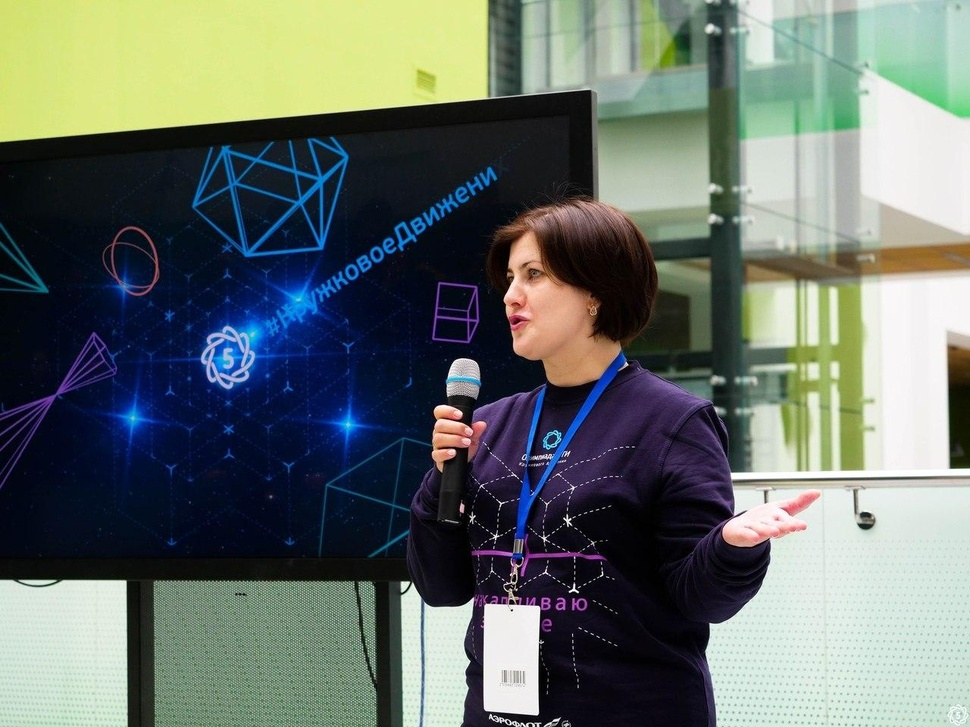
#> input picture data/img1.jpg, 970 x 727 px, shrunk from 1280 x 960 before the run; its folder holds only this picture in this run
$ jupyter execute --allow-errors cascade_verifier.ipynb
#> lines starting #> are read from the running program, lines starting #| are printed output that depends on the picture; after the words box and inside, x2 and y2 are one past the last pixel; in counts of white or black regions, pixels touching at a corner belong together
[cell 1]
import cv2
import numpy as np
from matplotlib import pyplot as plt
import os
from PIL import Image

[cell 2]
cascade = cv2.CascadeClassifier('dataset_v1/cascade/cascade.xml')
for filename in os.listdir('../data/'):
    if filename[len(filename) - 1] == 'g':
        img = cv2.imread('../data/' + filename)
#> img is the input picture: shape (727, 970, 3); mean B, G, R 105.9, 111, 101.7
        gray = cv2.cvtColor(img, cv2.COLOR_RGB2GRAY)
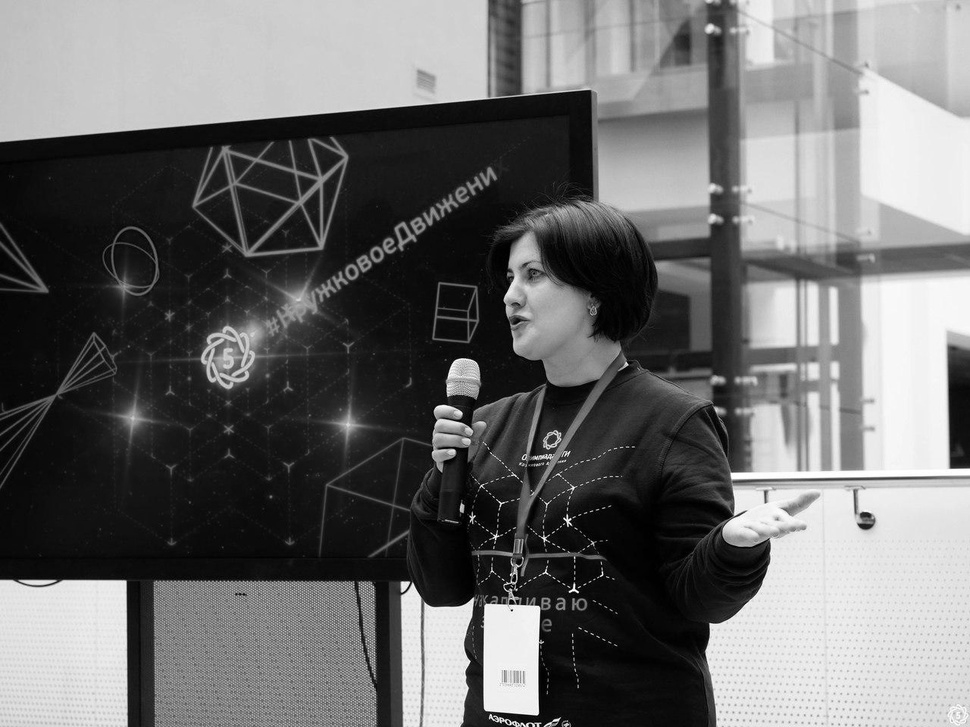
#> gray: shape (727, 970); min 0, max 255, mean 108.4
        circles = cascade.detectMultiScale(gray)
#> circles = [[196, 325, 62, 62]]
        for(x , y, w, h) in circles:
            cv2.rectangle(img, (x, y), (x + w, y + h), (0, 0, 255), 2)
#> this loop made 1 pass
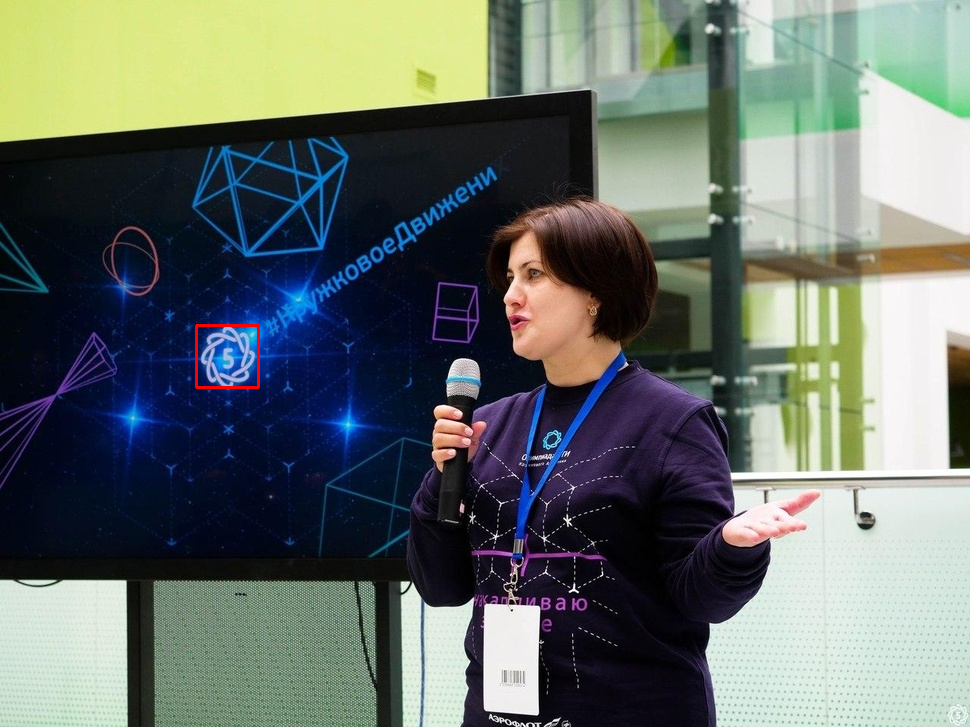
#> img: shape (727, 970, 3); 0.1% of pixels changed, all inside (x1, y1, x2, y2) = (195, 324, 260, 389)
        cv2.imwrite('results/' + filename, img)
        print(circles.size)
#| 4

$ run again, on data/img6.jpg
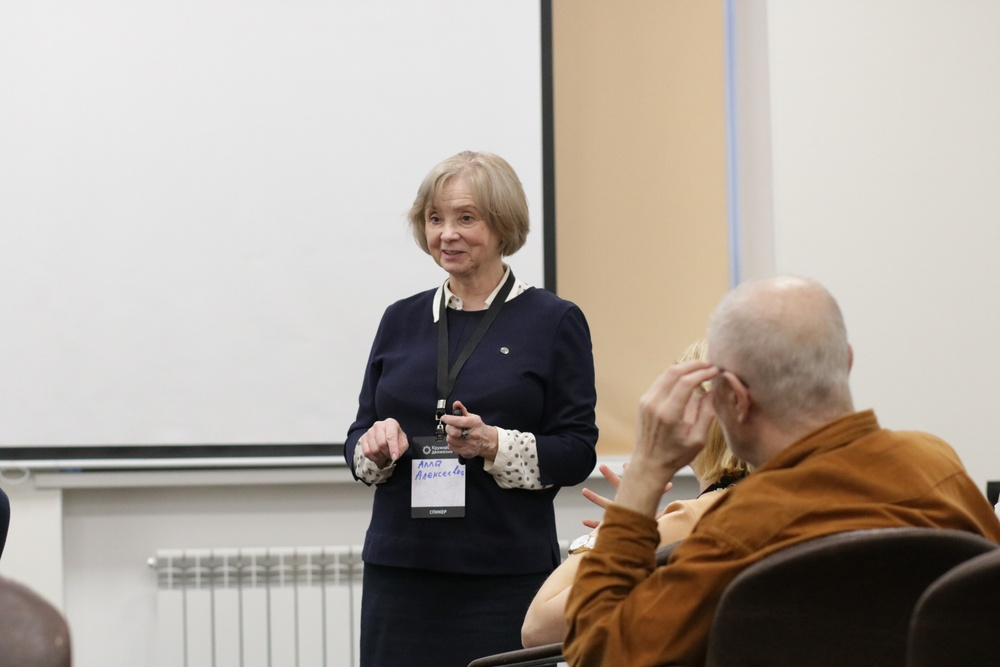
#> input picture data/img6.jpg, 1000 x 667 px, shrunk from 2560 x 1707 before the run
#> img is the input picture: shape (667, 1000, 3); mean B, G, R 153.7, 162.5, 171.9
#> `gray = cv2.cvtColor(img, cv2.COLOR_RGB2GRAY)`:
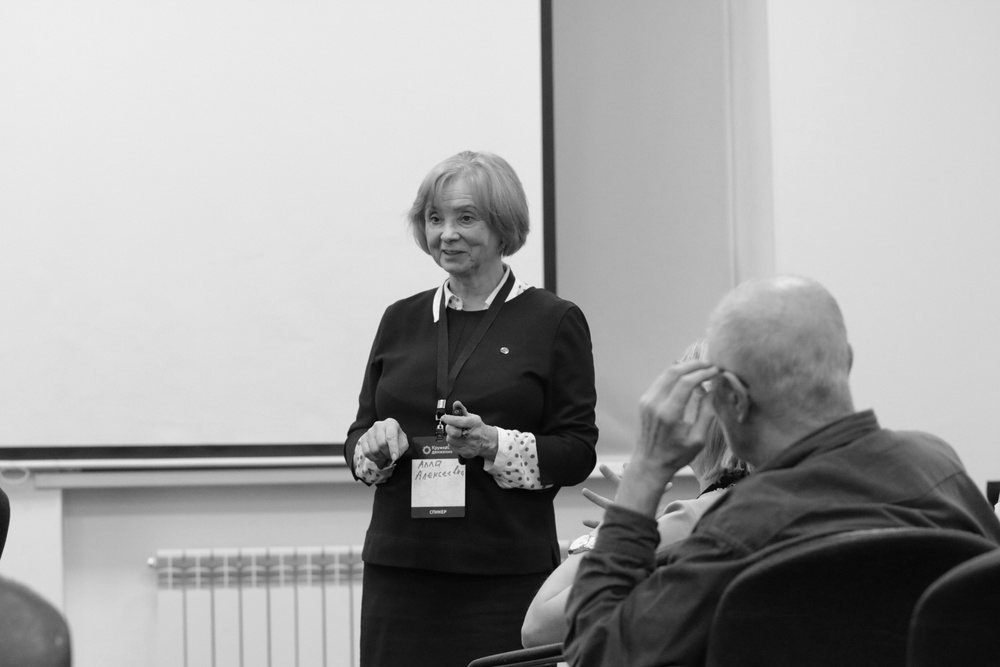
#> gray: shape (667, 1000); min 0, max 253, mean 161
#> circles = ()

$ run again, on data/img2.jpg
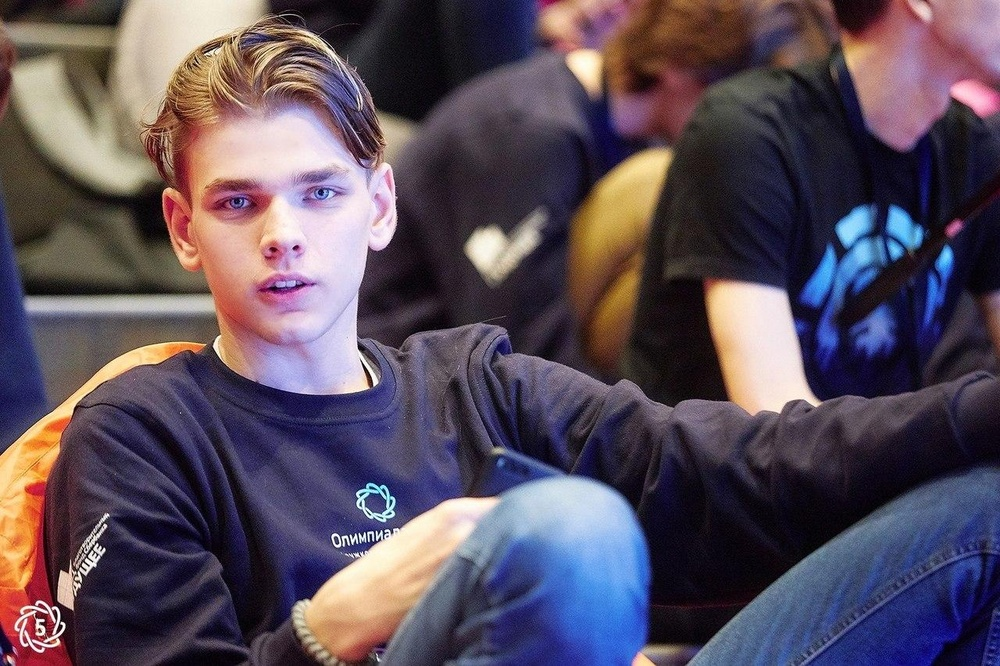
#> input picture data/img2.jpg, 1000 x 666 px, shrunk from 1280 x 853 before the run
#> img is the input picture: shape (666, 1000, 3); mean B, G, R 91.4, 77.9, 90.3
#> `gray = cv2.cvtColor(img, cv2.COLOR_RGB2GRAY)`:
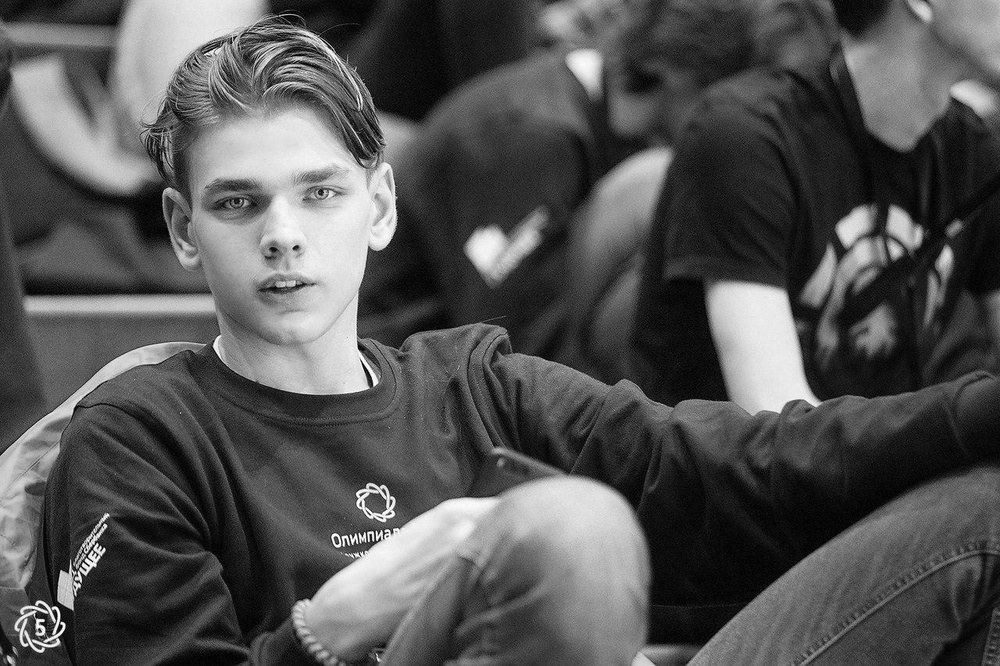
#> gray: shape (666, 1000); min 0, max 255, mean 83.3
#> circles = [[12, 597, 57, 57]]
#> the loop `for(x , y, w, h) in circles:` made 1 pass
#> after the loop `for(x , y, w, h) in circles:`:
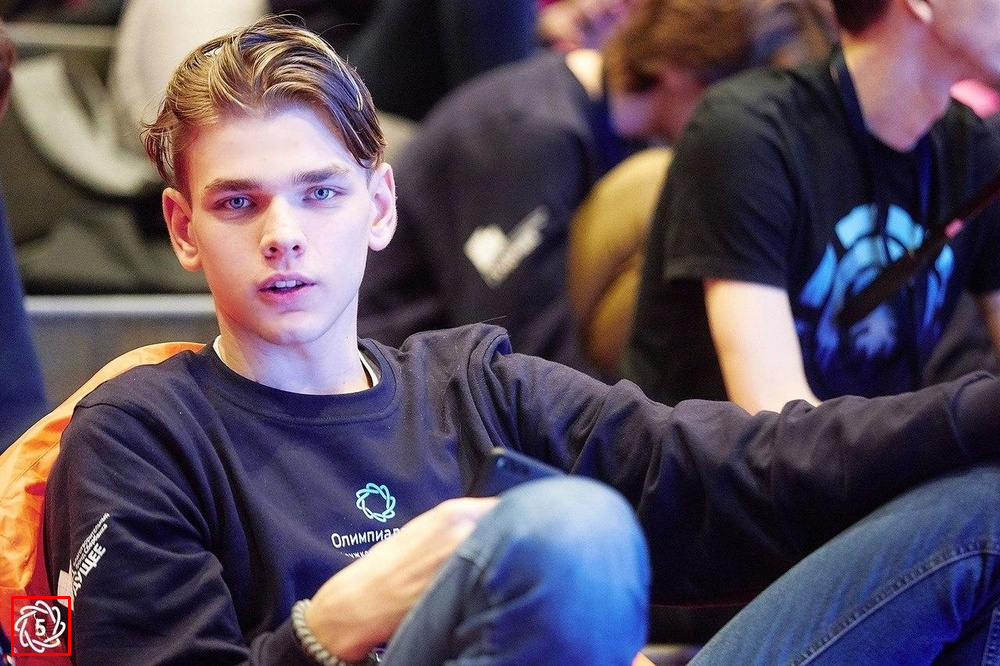
#> img: shape (666, 1000, 3); 0.1% of pixels changed, all inside (x1, y1, x2, y2) = (11, 596, 71, 656)
#| 4

$ run again, on data/img3.jpg
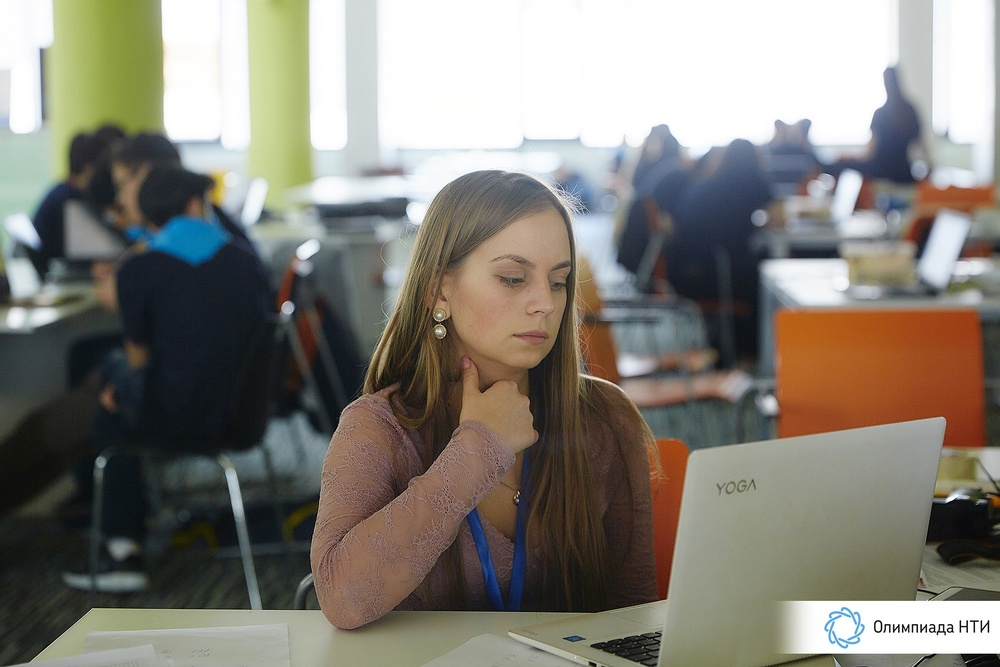
#> input picture data/img3.jpg, 1000 x 667 px, shrunk from 1800 x 1200 before the run
#> img is the input picture: shape (667, 1000, 3); mean B, G, R 120.1, 128.8, 132.5
#> `gray = cv2.cvtColor(img, cv2.COLOR_RGB2GRAY)`:
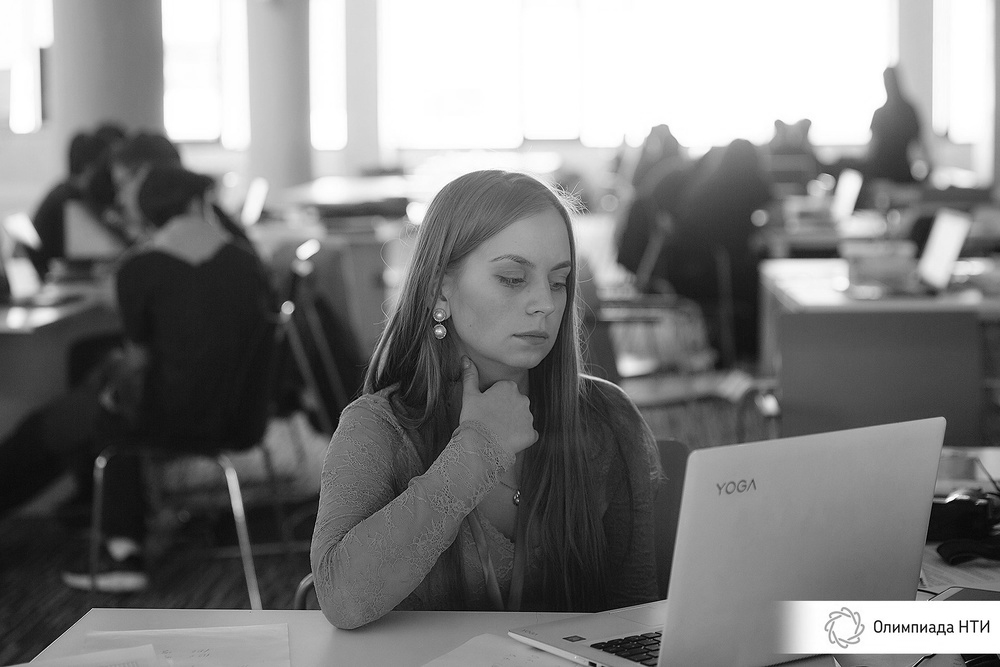
#> gray: shape (667, 1000); min 0, max 255, mean 126.6
#> circles = [[824, 605, 43, 43]]
#> the loop `for(x , y, w, h) in circles:` made 1 pass
#> after the loop `for(x , y, w, h) in circles:`:
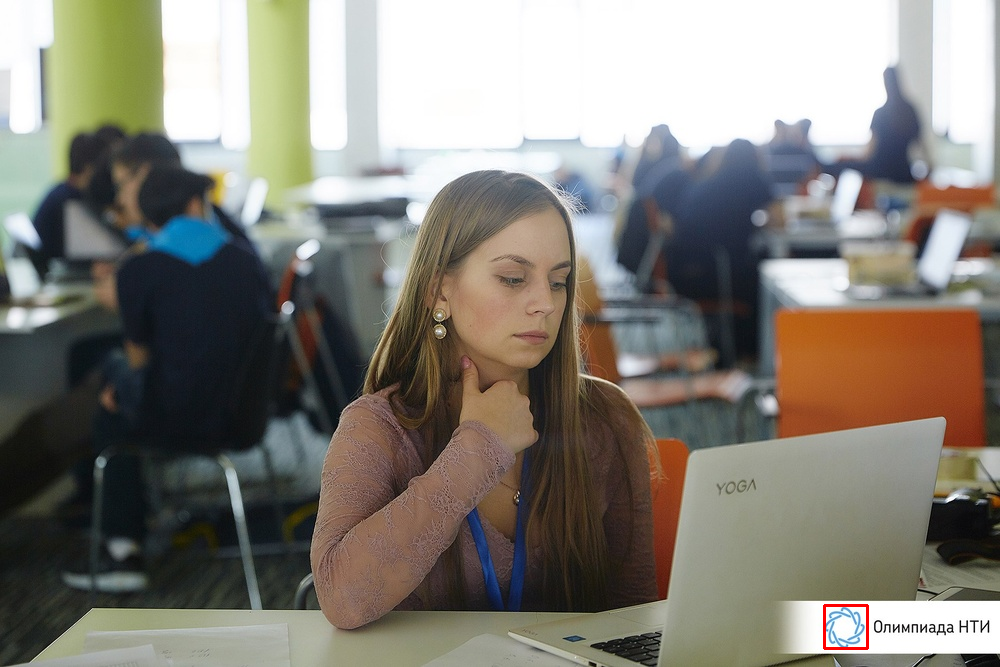
#> img: shape (667, 1000, 3); 0.08% of pixels changed, all inside (x1, y1, x2, y2) = (823, 604, 869, 650)
#| 4
